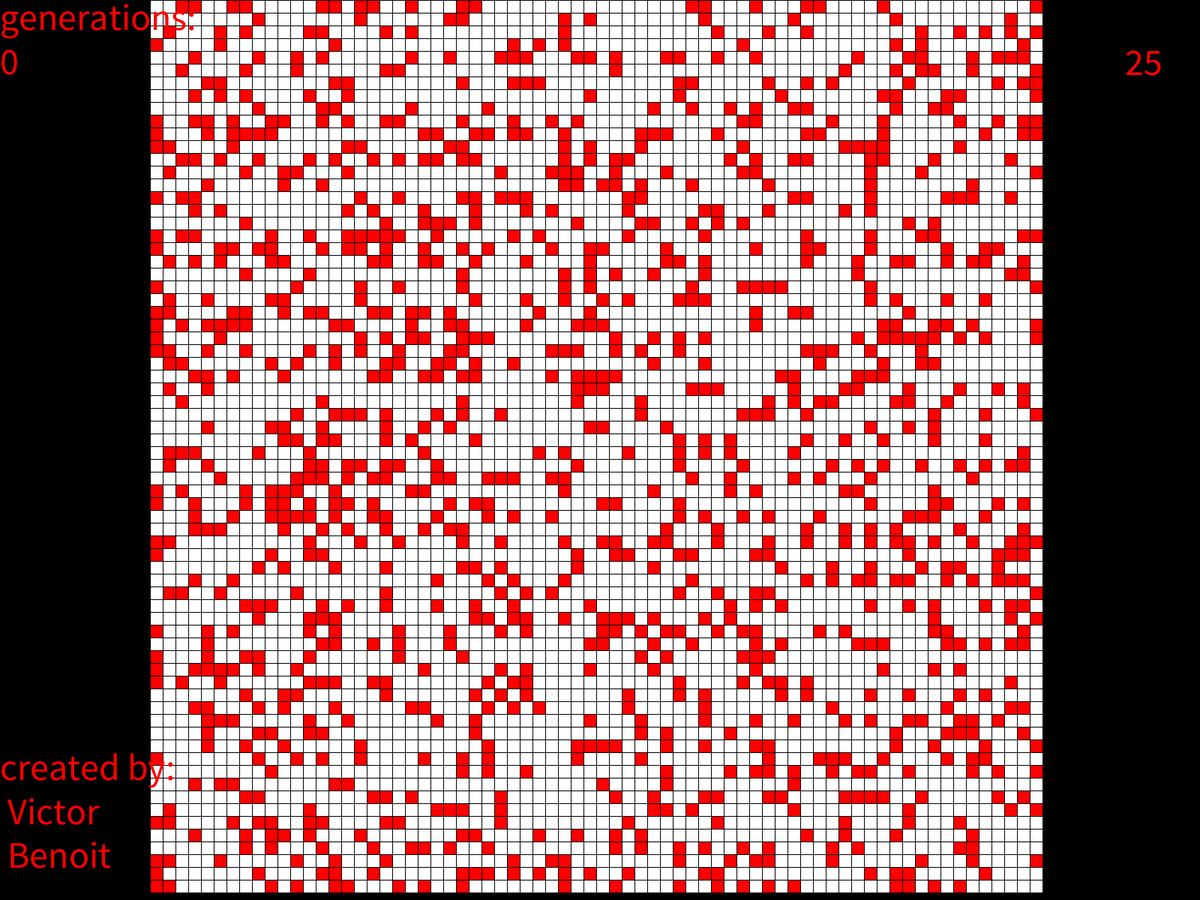
Frame 1 (no input)
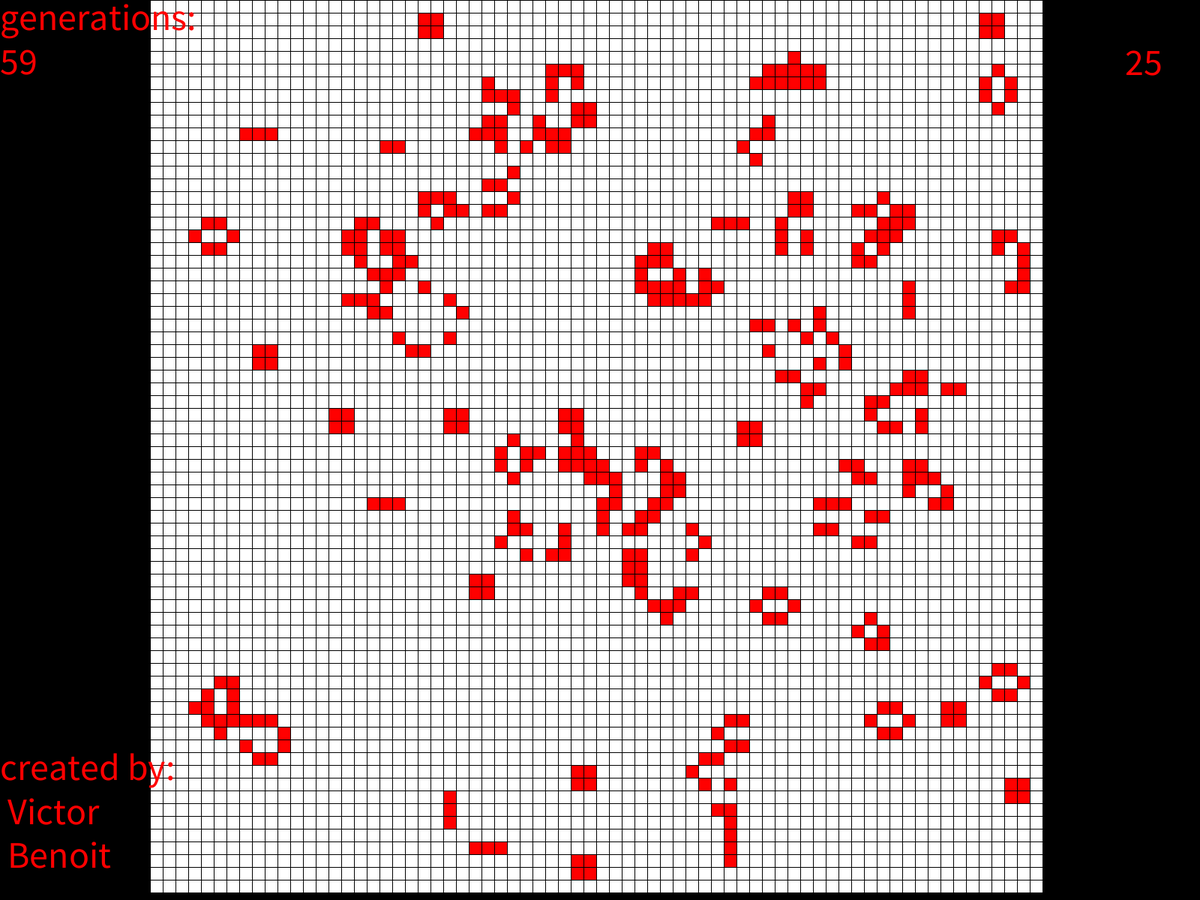
Frame 60 (the mouse pressed at the canvas centre just before this capture)
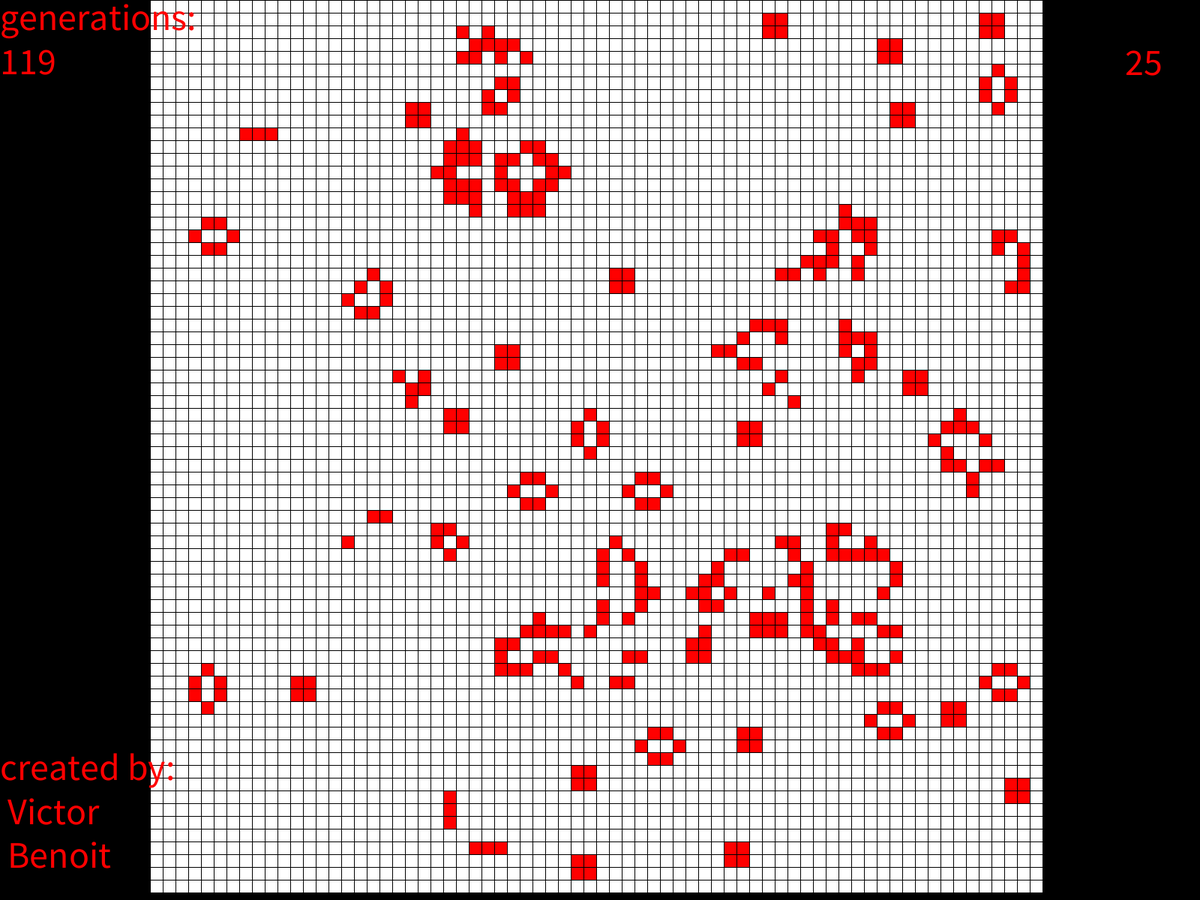
Frame 120 (the mouse held since frame 60 and released just before this capture)

The Processing sketch that drew these frames (run headless with seeded random() and noise(); from frame 60 on, the mouse is pressed at the canvas centre):

// Processing sketch: jeu_de_la_vie
// ── jeu_de_la_vie.pde
int nombreCase = 70;
int generations = 0;
int hauteurCase;
int ips = 25;

boolean pause = false;

boolean[][] cases = new boolean[nombreCase][nombreCase];

boolean[][] tmp_cases = new boolean[nombreCase][nombreCase];

void setup()
{
  fullScreen();
  hauteurCase = height/nombreCase;
  initialisation();
}

void draw()
{
  frameRate(ips);
  background(0);
  dessinCases();
  dessinText();

  if (pause == false)
  {
    regles();
    generations = generations +1;
  }


}



void initialisation()
{
   
   for (int i = 0; i < nombreCase; i = i+1)
  {
    for (int j = 0; j < nombreCase; j = j+1)
    {
      if (random (0, 4) < 1)
      {
        cases[i][j] = true;
      }
      else
      {
        cases[i][j] = false; 
      }
    }
  }
}





void dessinCases()
{
  for (int i = 0; i < nombreCase; i = i+1 )
  {
    for (int j = 0; j < nombreCase; j = j+1 )
    {
      if (cases[i][j] == true)
      {
        fill(255, 0, 0);

      }
      else
      {
        fill(255);
      }
      rect(i* hauteurCase + width/2-height/2, j* hauteurCase, hauteurCase, hauteurCase);
    }
  }
}


int totalVoisin(int x, int y)
{
  int voisin = 0;

  //voisin diagonal
  for (int indexX = -1; indexX < 2; indexX = indexX+1)
  {
    for (int indexY = -1; indexY < 2; indexY = indexY+1)
    {
      if (cases[x+indexX][y+indexY] == true)
      {
        voisin = voisin+1;
      }
    }
  }
  if (cases[x][y] == true)
  {
    voisin = voisin-1;
  }

  
  return voisin;
}



void regles()
{
  for (int i = 1; i < (nombreCase-1); i = i+1 )
  {
    for (int j = 1; j < (nombreCase-1); j = j+1 )
    {
      int voisin = totalVoisin(i, j);
      
      
      if ((cases[i][j] == false) && (voisin == 3))
      {
        //Naissances
        tmp_cases[i][j] = true;
      } 
      else if ((cases[i][j] == true) && 
               ((voisin == 2) || (voisin == 3)))
      {
        // survivant
        tmp_cases[i][j] = true;
      }
      else
      { 
        //Mort
        tmp_cases[i][j] = false;
      }
    }
  }
  

  for (int i = 0; i < nombreCase; i = i+1 )
  {
    for (int j = 0; j < nombreCase; j = j+1 )
    {
        cases[i][j] = tmp_cases[i][j];
    }
  }
}





void dessinText()
{
  textSize(50);
  fill(255, 0, 0);
  
  text ("generations: \n"+generations, 0, 40);
  
  text ("created by: \n Victor \n Benoit", 0, height-160);  
  
  text(ips, width-100, 100); 
}





void mousePressed()
{
  if (mousePressed == true) 
  {
    int caseY = mouseY/hauteurCase;
    int caseX = (mouseX-((width-height)/2))/hauteurCase;
    
    if ((caseX >= 0) && ( caseX < nombreCase) && (caseY >= 0) && ( caseY < nombreCase))
    {
      if (cases[caseX][caseY] == true)
      {
        cases[caseX][caseY] = false;
      }
      else
      {
        cases[caseX][caseY] = true;
      }
    }
  }
}




void keyPressed() 
{
  if (key == 'p')
  {
    if (pause == true)
    {
      pause = false;
    }
    else
    {
      pause = true;
    }
  }
  
  if (key == 'r')
  {
    initialisation();
    generations = 1;
  }
  if (key == 'q')
  {
    exit();
  }
  
  if (key == 'z')
  {
    if (ips > 1)
    {
    ips = ips-1;
    }
  }
  
  if (key == 'x')
  {
    ips = ips+1;
  }
}
